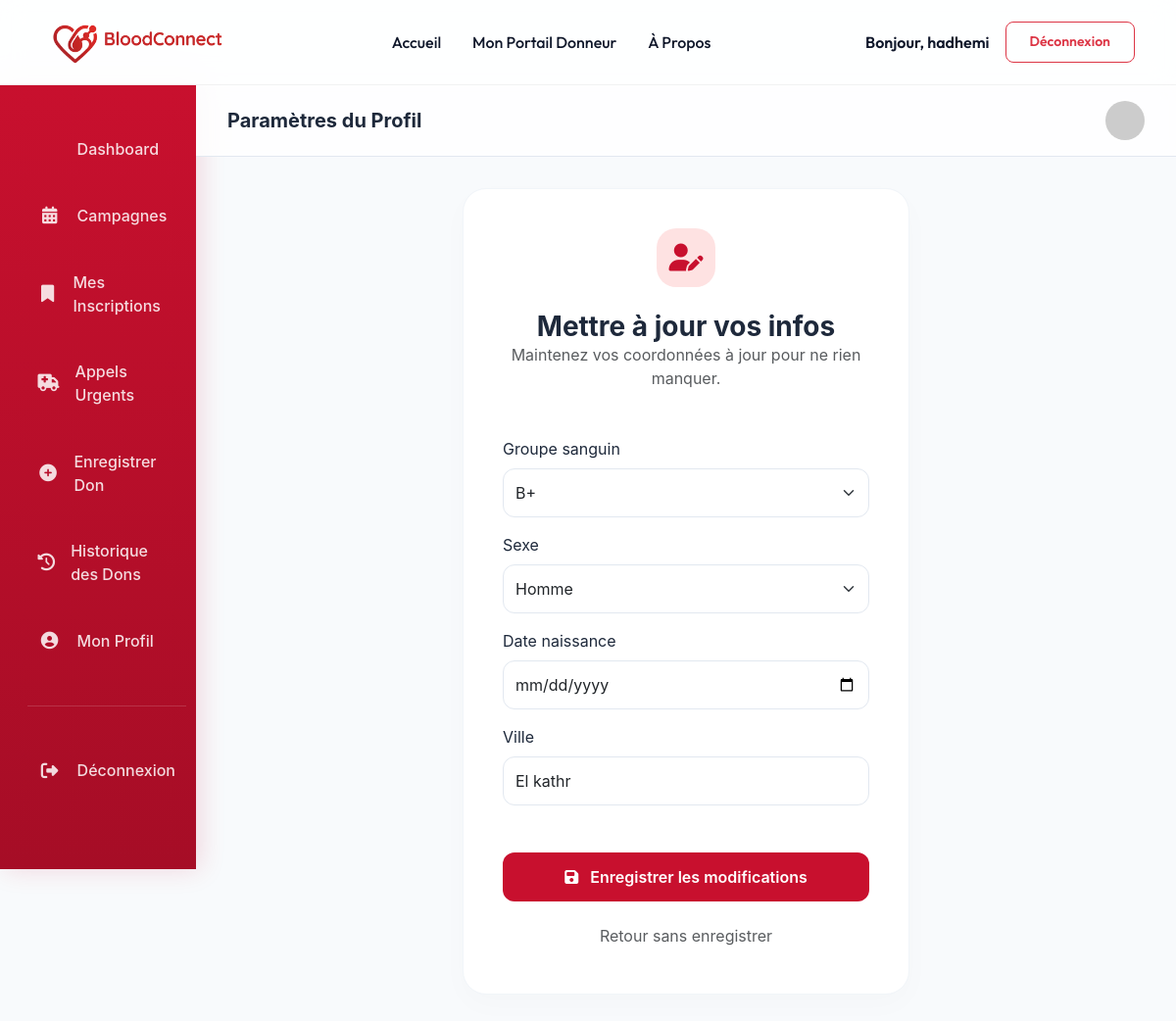
/comptes/profile/modifier/ (signed in), run on the app's committed database.
### comptes/models.py (models this page shows, shortened)
class User(AbstractUser):
    ROLE_CHOICES = (
        ('donneur', 'Donneur'),
        ('hopital', 'Hopital'),
        ('admin', 'Admin'),
    )
    role = models.CharField(max_length=20, choices=ROLE_CHOICES, default='donneur')

class Donneur(models.Model):
    user = models.OneToOneField(User, on_delete=models.CASCADE)
    groupe_sanguin = models.CharField(max_length=3, choices=[
    ('A+', 'A+'), ('A-', 'A-'), ('B+', 'B+'), ('B-', 'B-'),
    ('AB+', 'AB+'), ('AB-', 'AB-'), ('O+', 'O+'), ('O-', 'O-'),
])
    sexe = models.CharField(max_length=1, choices=[('M', 'Homme'), ('F', 'Femme')])
    date_naissance = models.DateField()
    ville = models.CharField(max_length=100)
    actif = models.BooleanField(default=True)
    derniere_don = models.DateField(null=True, blank=True)

### comptes/views.py (the view, shortened to what this page needs)
# urls.py: path("profile/modifier/", views.profile_update, name="profile_update"),
@login_required
def profile_update(request):
    if request.user.role == 'donneur':
        if not hasattr(request.user, 'donneur'):
            messages.error(request, "Profil donneur introuvable.")
            return redirect('accueil')
        from .forms import DonneurUpdateForm
        instance = request.user.donneur
        form_class = DonneurUpdateForm
    if request.method == 'POST':
        form = form_class(request.POST, instance=instance)
        if form.is_valid():
            form.save()
            messages.success(request, "Profil mis à jour avec succès.")
            return redirect('dashboard_donneur' if request.user.role == 'donneur' else 'dashboard_hopital')
    else:
        form = form_class(instance=instance)
    return render(request, "comptes/profile_update.html", {"form": form})

### comptes/forms.py
class DonneurUpdateForm(forms.ModelForm):
    class Meta:
        model = Donneur
        fields = ['groupe_sanguin', 'sexe', 'date_naissance', 'ville']
        widgets = {
            'date_naissance': forms.DateInput(attrs={'type': 'date', 'class': 'form-control'}),
            'groupe_sanguin': forms.Select(attrs={'class': 'form-control'}),
            'sexe': forms.Select(attrs={'class': 'form-control'}),
            'ville': forms.TextInput(attrs={'class': 'form-control'}),
        }

### comptes/templates/comptes/profile_update.html (shortened to what this page needs)
{% load static %}
{% load django_bootstrap5 %}
<!DOCTYPE html>
<html lang="fr">
<head>
    <link href="https://cdn.jsdelivr.net/npm/bootstrap@5.3.2/dist/css/bootstrap.min.css" rel="stylesheet">
    <link rel="stylesheet" href="https://cdnjs.cloudflare.com/ajax/libs/font-awesome/6.4.2/css/all.min.css">
</head>
<body>
    {% include 'header.html' %}
    <div class="container-fluid">
        <div class="row">
            <div class="col-lg-2 p-0 d-none d-lg-block">
                {% if request.user.role == 'donneur' %}
                    {% include 'dons/sidebar_donneur.html' %}
                {% elif request.user.role == 'hopital' %}
                    {% include 'demandes/sidebar_hopital.html' %}
                {% else %}
                    {% include 'core/sidebare_admin.html' %}
                {% endif %}
            </div>
            <div class="col-lg-10 p-0">
                <div class="glass-header d-flex justify-content-between align-items-center">
                    <h5 class="fw-bold m-0">Paramètres du Profil</h5>
                    <div class="d-flex align-items-center gap-3">
                        <img src="https://ui-avatars.com/api/?name={{ request.user.username }}&background=DC2626&color=fff" class="rounded-circle" width="40" alt="Avatar">
                    </div>
                </div>
                <div class="dashboard-content">
                    <div class="row justify-content-center">
                        <div class="col-md-8 col-lg-6">
                            <div class="card-custom">
                                <div class="text-center mb-5">
                                    <div style="width: 60px; height: 60px; background: var(--secondary); color: var(--primary); border-radius: 20px; display: flex; align-items: center; justify-content: center; margin: 0 auto 1.5rem;">
                                        <i class="fas fa-user-edit fs-3"></i>
                                    </div>
                                    <h3 class="fw-bold m-0">Mettre à jour vos infos</h3>
                                    <p class="text-muted">Maintenez vos coordonnées à jour pour ne rien manquer.</p>
                                </div>
                                <form method="post">
                                    {% bootstrap_form form %}
                                    <div class="d-grid gap-3 mt-5">
                                        <button type="submit" class="btn-red">
                                            <i class="fas fa-save me-2"></i> Enregistrer les modifications
                                        </button>
                                        <a href="{% url 'profile' %}" class="btn btn-link text-muted text-decoration-none small text-center">
                                            Retour sans enregistrer
                                        </a>
                                    </div>
                                </form>
                            </div>
                        </div>
                    </div>
                </div>
            </div>
        </div>
    </div>
</body>
</html>

### templates/header.html (shortened to what this page needs)
{% load static %}
<header class="header">
    <nav class="container d-flex align-items-center justify-content-between">
        <div class="logo d-flex align-items-center gap-2">
            <a href="{% url 'accueil' %}">
                <img src="{% static 'images/BloodConnect.png' %}" alt="Logo" width="200" height="60" style="object-fit: contain;">
            </a>
        </div>
        <div class="d-none d-lg-flex align-items-center">
            <a href="{% url 'accueil' %}" class="nav-link">Accueil</a>
            {% if user.is_authenticated %}
                {% if user.is_superuser or user.role == 'admin' %}
                    <a href="{% url 'admin_dashboard' %}" class="nav-link">Tableau de Bord Admin</a>
                {% elif user.role == 'hopital' %}
                    <a href="{% url 'dashboard_hopital' %}" class="nav-link">Portail Hospitalier</a>
                {% elif user.role == 'donneur' %}
                    <a href="{% url 'dashboard_donneur' %}" class="nav-link">Mon Portail Donneur</a>
                {% endif %}
            {% endif %}
            <a href="{% url 'about' %}" class="nav-link">À Propos</a>
        </div>
        <div class="d-flex align-items-center gap-3">
            {% if user.is_authenticated %}
                <span class="navbar-text d-none d-md-inline-block">Bonjour, {{ user.username }}</span>
                <a href="{% url 'logout' %}" class="btn btn-outline-danger btn-sm">Déconnexion</a>
            {% else %}
                <a href="{% url 'login' %}" class="btn btn-primary-red">Connexion</a>
                <a href="{% url 'register' %}" class="btn btn-outline-dark px-3 py-2 rounded-3 fw-bold" style="text-decoration: none;">Inscription</a>
            {% endif %}
        </div>
    </nav>
</header>

### comptes/templates/comptes/profile_update.html (style rules this page uses)
:root { --primary: #C8102E; --secondary: #FEE2E2; --dark: #1E293B; --accent: #FCA5A5; }
body { background: #F8FAFC; font-family: 'Inter', system-ui, sans-serif; color: var(--dark); }
.dashboard-content { padding: 2rem; }
.card-custom { background: white; border-radius: 24px; padding: 2.5rem; box-shadow: 0 10px 30px rgba(0,0,0,0.02); border: 1px solid #F1F5F9; }
.glass-header { background: rgba(255, 255, 255, 0.8); backdrop-filter: blur(10px); position: sticky; top: 0; z-index: 100; border-bottom: 1px solid #E2E8F0; padding: 1rem 2rem; }
.btn-red { background: var(--primary); color: white; border-radius: 12px; padding: 0.8rem; font-weight: 600; border: none; transition: 0.3s; }
.form-control, .form-select { border-radius: 12px; padding: 0.75rem; border: 1px solid #E2E8F0; }

### templates/header.html (style rules this page uses)
:root { --primary-red: #C8102E; --dark-blue: #0F172A; --text-muted: #64748B; --transition: all 0.3s cubic-bezier(0.4, 0, 0.2, 1); }
.header { background: rgba(255, 255, 255, 0.85) !important; backdrop-filter: blur(12px); -webkit-backdrop-filter: blur(12px); border-bottom: 1px solid rgba(0,0,0,0.05); padding: 0.8rem 0; position: sticky; top: 0; z-index: 1000; font-family: 'Outfit', sans-serif; }
.header .nav-link { font-weight: 500; color: var(--dark-blue) !important; margin: 0 1rem; transition: var(--transition); position: relative; text-decoration: none; }
.header .btn-outline-danger { border-radius: 8px; padding: 0.6rem 1.5rem; font-weight: 600; }
.header .navbar-text { color: var(--dark-blue); font-weight: 600; }

### data on the page
User: username "hadhemi"
Donneur: groupe_sanguin "B+", sexe "Homme", ville "El kathr"
